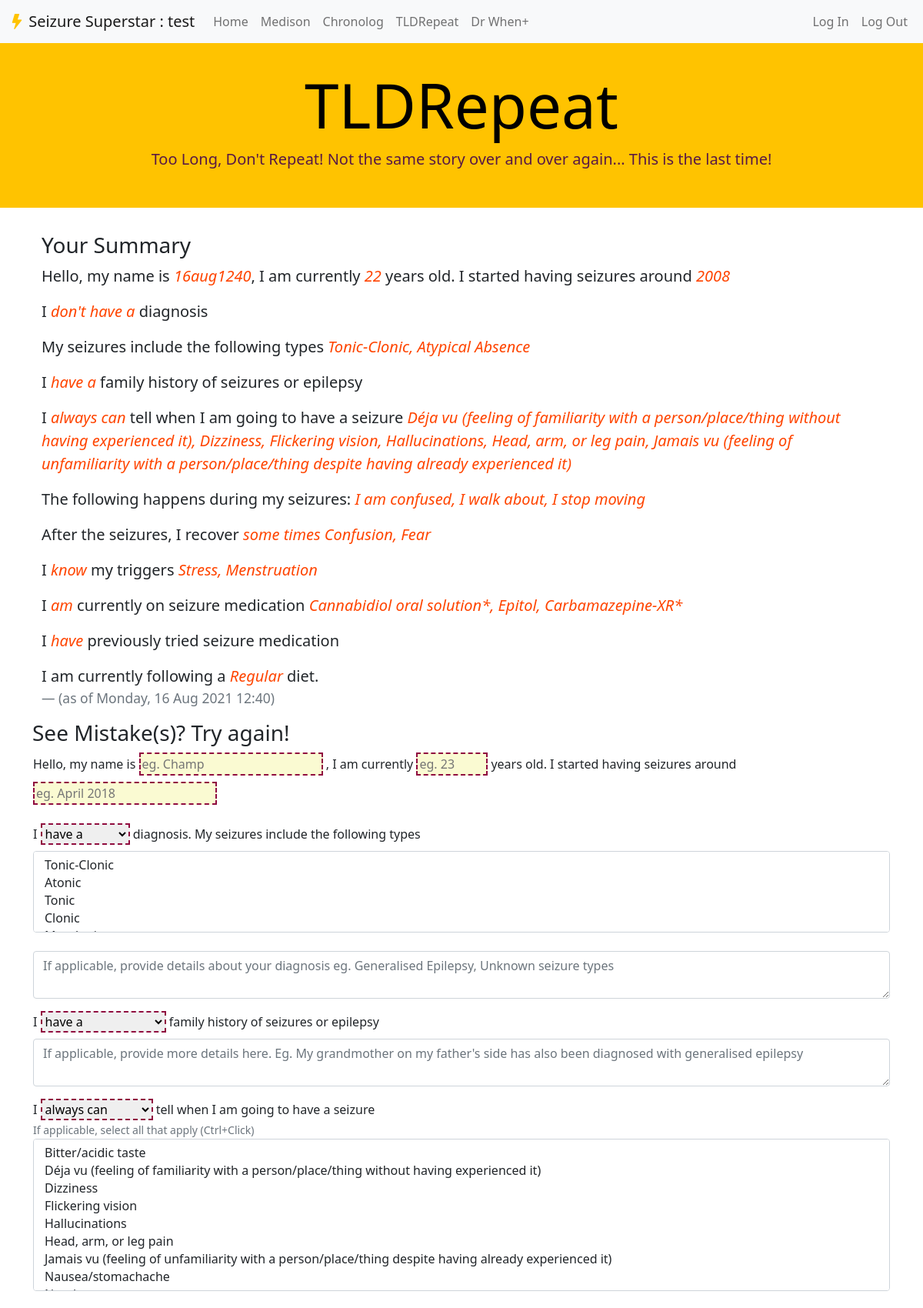
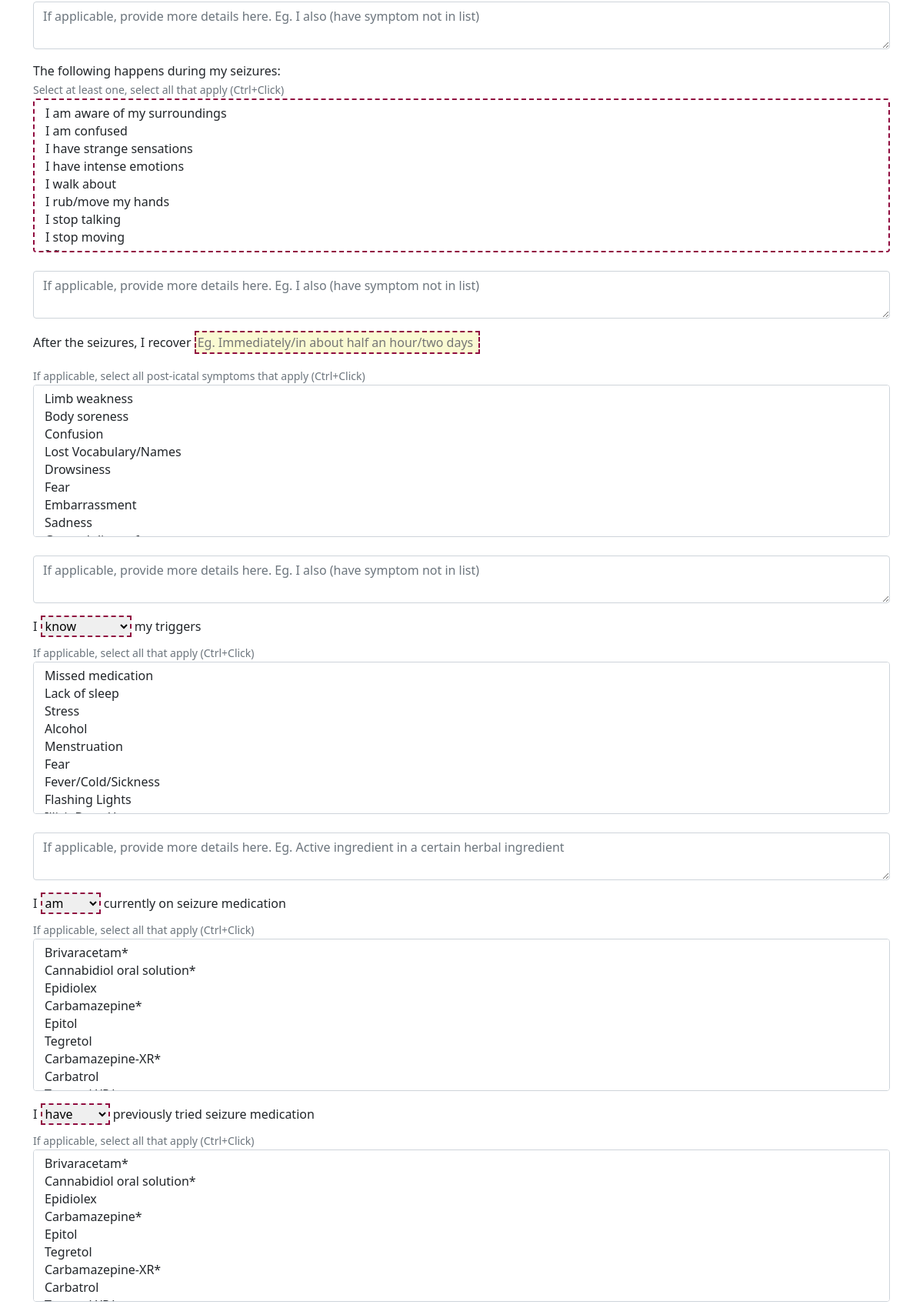
Page /tldrepeat (signed in, upper part) on the committed database (2 pictures, top to bottom).
### app.py (models this page shows)
class User(UserMixin, db.Model):
    id = db.Column(db.Integer, primary_key=True)
    username = db.Column(db.String(37), unique=True, nullable=False)
    email = db.Column(db.String(120), unique=True, nullable=False)
    password = db.Column(db.String(280), nullable=False)
    tldr = db.relationship('Tldrdb', backref='user')

class Tldrdb(db.Model):
    id = db.Column(db.Integer, primary_key=True)
    name = db.Column(db.String(50), nullable=False)
    age = db.Column(db.String(50), nullable=False)
    startdate = db.Column(db.String(50), nullable=False)
    diagnosis = db.Column(db.String(500))
    types = db.Column(db.String(100))
    diagnosis_description = db.Column(db.String(500))
    family_history = db.Column(db.String(50))
    fh_description = db.Column(db.String(500))
    pre_ictal = db.Column(db.String(30))
    pre_symptoms = db.Column(db.String(500))
    pre_extra = db.Column(db.String(800))
    seizure_description = db.Column(db.String(800))
    seizure_extra = db.Column(db.String(800))
    post_ictal = db.Column(db.String(50))
    post_symptoms = db.Column(db.String(500))
    post_extra = db.Column(db.String(500))
    triggers = db.Column(db.String(50))
    trigger_description = db.Column(db.String(500))
    trigger_extra = db.Column(db.String(500))
    current_meds = db.Column(db.String(50))
    cmeds_name = db.Column(db.String(500))
    prev_meds = db.Column(db.String(50))
    pmeds_name = db.Column(db.String(500))
    diet = db.Column(db.String(50))
    datetime = db.Column(db.String(50), default = strftime("%A, %d %b %Y %H:%M", localtime()))
    user_id = db.Column(db.Integer, db.ForeignKey('user.id'), nullable=False)

### app.py (the view)
@app.route('/tldrepeat', methods=['GET', 'POST'])
@login_required
def tldrepeat():
    file = Tldrdb.query.filter_by(user_id=current_user.id).first()
    form = Tldrform()
    if request.method == 'POST':
        if form.validate_on_submit():
            pre_symptoms = unlist(form.pre_symptoms.data, PRE_ICTAL)
            post_symptoms = unlist(form.post_symptoms.data, POST_ICTAL)
            cmeds_name = unlist(form.cmeds_name.data, MEDICATION)
            trigger_description = unlist(form.trigger_description.data, TRIGGERS)
            pmeds_name = unlist(form.pmeds_name.data, MEDICATION)
            seizure_description = unlist(form.seizure_description.data, DURING)
            types = unlist(form.types.data, TYPES)
            tldr_info = Tldrdb(name=form.name.data, age=form.age.data, startdate=form.startdate.data, diagnosis=form.diagnosis.data, diagnosis_description=form.diagnosis_description.data,
                        family_history=form.family_history.data, types=types, fh_description=form.fh_description.data, pre_ictal=form.pre_ictal.data, pre_extra=form.pre_extra.data, seizure_extra=form.seizure_extra.data,
                        post_ictal=form.post_ictal.data, post_extra=form.post_extra.data, triggers=form.triggers.data,
                        trigger_extra=form.trigger_extra.data, current_meds=form.current_meds.data,
                        prev_meds=form.prev_meds.data, diet=form.diet.data, user_id=current_user.id, pre_symptoms=pre_symptoms, post_symptoms=post_symptoms, cmeds_name=cmeds_name, trigger_description=trigger_description, pmeds_name=pmeds_name, seizure_description=seizure_description)
            db.session.add(tldr_info)
            db.session.commit()
            flash('Great Job!')
            return redirect('/tldrepeat')
        else:
            flash('Something went wrong')
            return render_template('tldr.html', form=form, file=file)
    else:
        return render_template('tldr.html', form=form, file=file)

### app.py (called while the page is built)
@login_manager.user_loader
def load_user(user_id):
    return User.query.get(user_id)

### templates/tldr.html (shortened to what this page needs)
{% from "_formhelpers.html" import render_field %}
{% extends "layout.html" %}
{% block jumbo %}
<h1 class="display-1">TLDRepeat</h1>
<p class="lead">Too Long, Don't Repeat! Not the same story over and over again... This is the last time!</p>
{% endblock %}
{% block body %}
    <div class="container">
        <table class="table-responsive mb-3">
            <tr>
                {% if file %}
                    <tr>
                        <div class="container">
                            <h3>Your Summary</h3>
                            <blockquote class="blockquote">
                                <p>
                                    Hello, my name is <em style="color:orangered">{{ file.name }}</em>, I am currently <em style="color:orangered">{{ file.age }}</em> years old. I started having seizures around <em style="color:orangered">{{ file.startdate }}</em>
                                </p>
                                <p>
                                    I <em style="color:orangered">{{ file.diagnosis }}</em> diagnosis <em style="color:orangered">{{file.diagnosis_description }}</em>
                                </p>
                                <p>
                                    My seizures include the following types <em style="color:orangered">{{ file.types }}</em>
                                </p>
                                <p>
                                    I <em style="color:orangered">{{ file.family_history }}</em> family history of seizures or epilepsy <em style="color:orangered">{{file.diagnosis_description }}</em>
                                </p>
                                <p>
                                    I <em style="color:orangered">{{file.pre_ictal }}</em> tell when I am going to have a seizure <em style="color:orangered">{{ file.pre_symptoms }} {{ file.pre_extra }}</em>
                                </p>
                                <p>
                                    The following happens during my seizures: <em style="color:orangered">{{ file.seizure_description }}{{file.seizure_extra }}</em>
                                </p>
                                <p>
                                    After the seizures, I recover <em style="color:orangered">{{file.post_ictal }} {{ file.post_symptoms }} {{ file.post_extra }}</em>
                                </p>
                                <p>
                                    I <em style="color:orangered">{{ file.triggers }}</em> my triggers <em style="color:orangered">{{file.trigger_description }} {{ file.trigger_extra }}</em>
                                </p>
                                <p>
                                    I <em style="color:orangered">{{ file.current_meds }}</em> currently on seizure medication <em style="color:orangered">{{file.cmeds_name }}</em>
                                </p>
                                <p>
                                    I <em style="color:orangered">{{file.prev_meds }}</em> previously tried seizure medication <em style="color:orangered">{{file.pmeds_name }}</em>
                                </p>
                                <p>
                                    I am currently following a <em style="color:orangered">{{ file.diet }}</em> diet.
                                </p>
                                <footer class="blockquote-footer">(as of {{ file.datetime }})</footer>
                            </blockquote>
                        </div>
                    </tr>
                    </tr>
                    <tr><h3>See Mistake(s)? Try again!</h3></tr>
                {% else %}
                    <tr><h3>Let's get the story down once and for all!</h3></tr>
                {% endif %}
                <td>
                    <div class="row justify-content-evenly">
                        <main class="tldr">
                            <form action="/tldrepeat" method="post">
                                <p>
                                    Hello, my name is {{ render_field(form.name, class="tldr form-inline mb-2 mr-sm-2", placeholder="eg. Champ") }},
                                    I am currently {{ render_field(form.age, class="tldr col-1 form-inline mb-2 mr-sm-2", placeholder="eg. 23") }} years old.
                                    I started having seizures around {{ render_field(form.startdate, class="tldr form-inline mb-2 mr-sm-2", placeholder="eg. April 2018") }}
                                </p>
                                <p>
                                    I {{ render_field(form.diagnosis, class="tldr form-inline mb-2 mr-sm-2") }} diagnosis.
                                    My seizures include the following types {{render_field(form.types, class="form-select") }}
                                    <br>{{render_field(form.diagnosis_description, class="tldr form-control", placeholder="If applicable, provide details about your diagnosis eg. Generalised Epilepsy, Unknown seizure types") }}
                                </p>
                                <p>
                                    I {{ render_field(form.family_history, class="tldr form-inline mb-2 mr-sm-2") }} family history of seizures or epilepsy
                                    <br>{{render_field(form.diagnosis_description, class="tldr form-control", placeholder="If applicable, provide more details here. Eg. My grandmother on my father's side has also been diagnosed with generalised epilepsy") }}
                                </p>
                                <p>
                                    I {{render_field(form.pre_ictal)}} tell when I am going to have a seizure
                                    <br>
                                        <small class="text-muted">
                                            If applicable, select all that apply (Ctrl+Click)
                                        </small>
                                    <br>{{ render_field(form.pre_symptoms, class="tldr form-select", size="8") }}
                                    <br>{{render_field(form.pre_extra, class="tldr form-control mb-1", placeholder="If applicable, provide more details here. Eg. I also (have symptom not in list) ") }}
                                </p>
                                <p>
                                    The following happens during my seizures:
                                    <br>
                                        <small class="text-muted">
                                            Select at least one, select all that apply (Ctrl+Click)
                                        </small>
                                    <br>{{ render_field(form.seizure_description, class="tldr form-select", size="8" ) }}
                                    <br>{{render_field(form.seizure_extra, class="tldr form-control mb-1", placeholder="If applicable, provide more details here. Eg. I also (have symptom not in list) ") }}
                                </p>
                                <p>
                                    After the seizures, I recover {{render_field(form.post_ictal, class="tldr form-inline col-4 mb-3", placeholder="Eg. Immediately/in about half an hour/two days")}}
                                    <br>
                                        <small class="text-muted">
                                            If applicable, select all post-icatal symptoms that apply (Ctrl+Click)
                                        </small>
                                    <br>{{render_field(form.post_symptoms, class="tldr form-select", size="8")}}
                                    <br>{{render_field(form.post_extra, class="tldr form-control", placeholder="If applicable, provide more details here. Eg. I also (have symptom not in list)") }}
                                </p>
                                <p>
                                    I {{ render_field(form.triggers, class="tldr form-inline mb-2 mr-sm-2") }} my triggers
                                    <br>
                                        <small class="text-muted">
                                            If applicable, select all that apply (Ctrl+Click)
                                        </small>
                                    <br>{{render_field(form.trigger_description, class="tldr form-select", size="8")}}
                                    <br>{{render_field(form.trigger_extra, class="tldr form-control", placeholder="If applicable, provide more details here. Eg. Active ingredient in a certain herbal ingredient") }}
                                </p>
                                <p>
                                    I {{ render_field(form.current_meds, class="tldr form-inline mb-2 mr-sm-2") }} currently on seizure medication
                                    <br>
                                        <small class="text-muted">
                                            If applicable, select all that apply (Ctrl+Click)
                                        </small>
                                    <br>{{render_field(form.cmeds_name, class="tldr form-select", size="8")}}
                                </p>
                                <p>
                                    I {{render_field(form.prev_meds, class="tldr form-inline mb-2 mr-sm-2")}} previously tried seizure medication
                                    <br>
                                        <small class="text-muted">
                                            If applicable, select all that apply (Ctrl+Click)
                                        </small>
                                    <br>{{render_field(form.pmeds_name, class="tldr form-select", size="8")}}
                                </p>
                            </form>
                        </main>
                    </div>
                </td>
        </table>
    </div>
{% endblock %}

### templates/layout.html (shortened to what this page needs)
<!DOCTYPE html>
<html lang="en">
    <head>
        <link href="https://cdn.jsdelivr.net/npm/bootstrap@5.0.2/dist/css/bootstrap.min.css" rel="stylesheet">
        <link rel="stylesheet" href="https://cdn.jsdelivr.net/npm/bootstrap-icons@1.5.0/font/bootstrap-icons.css">
        <link href="/static/styles.css" rel="stylesheet">
    </head>
    <body>
      <nav class="navbar navbar-expand-lg navbar-light bg-light">
        <div class="container-fluid">
          <a class="navbar-brand" href="/">
            <i style="color:#FFC300" class="bi bi-lightning-fill"></i></i>
            Seizure Superstar
            {% if current_user.is_authenticated %}: {{ current_user.username }} {% endif %}
          </a>
          <div class="collapse navbar-collapse" id="navbarNavAltMarkup">
            <div class="navbar-nav">
              <a class="nav-link" href="/">Home</a>
              <a class="nav-link" href="/medison">Medison</a>
              <a class="nav-link" href="/chronolog">Chronolog</a>
              <a class="nav-link" href="/tldrepeat">TLDRepeat</a>
              <a class="nav-link" href="/drwhen">Dr When+</a>
            </div>
            <div class="navbar-nav ms-auto d-flex">
              <a class="nav-link" href="/login">Log In</a>
              <a class="nav-link" href="/logout">Log Out</a>
            </div>
          </div>
        </div>
      </nav>
        <div class="jumbotron">
          <div class="row align-items-center">
          {% block jumbo %}
          {% endblock %}
          </div>
        </div>
        {% block body %}
        {% endblock %}
    </body>
</html>

### static/styles.css (style rules this page uses)
.jumbotron { background-color: #FFC300; color: black; margin-bottom: 2rem; padding: 2rem 1rem; text-align: center; }
.lead { color:#581845; }
.tldr input:required { border: 2px dashed #900c3f; background:LightGoldenRodYellow }
.tldr select:required { border: 2px dashed #900c3f }

### rows in the picture
User: username "test"
Tldrdb: name "16aug1240", age "22", startdate "2008", diagnosis "don't have a", types "Tonic-Clonic, Atypical Absence", family_history "have a", pre_ictal "always can", pre_symptoms "Déja vu (feeling of familiarity with a person/place/thing without having experienced it), Dizziness, Flickering vision, Hallucinations, Head, arm, or leg pain, Jamais vu (feeling of unfamiliarity with a person/place/thing despite having already experienced it)", seizure_description "I am confused, I walk about, I stop moving", post_ictal "some times", post_symptoms "Confusion, Fear", triggers "know", trigger_description "Stress, Menstruation", current_meds "am", cmeds_name "Cannabidiol oral solution*, Epitol, Carbamazepine-XR*", prev_meds "have", diet "Regular", datetime "Monday, 16 Aug 2021 12:40"
